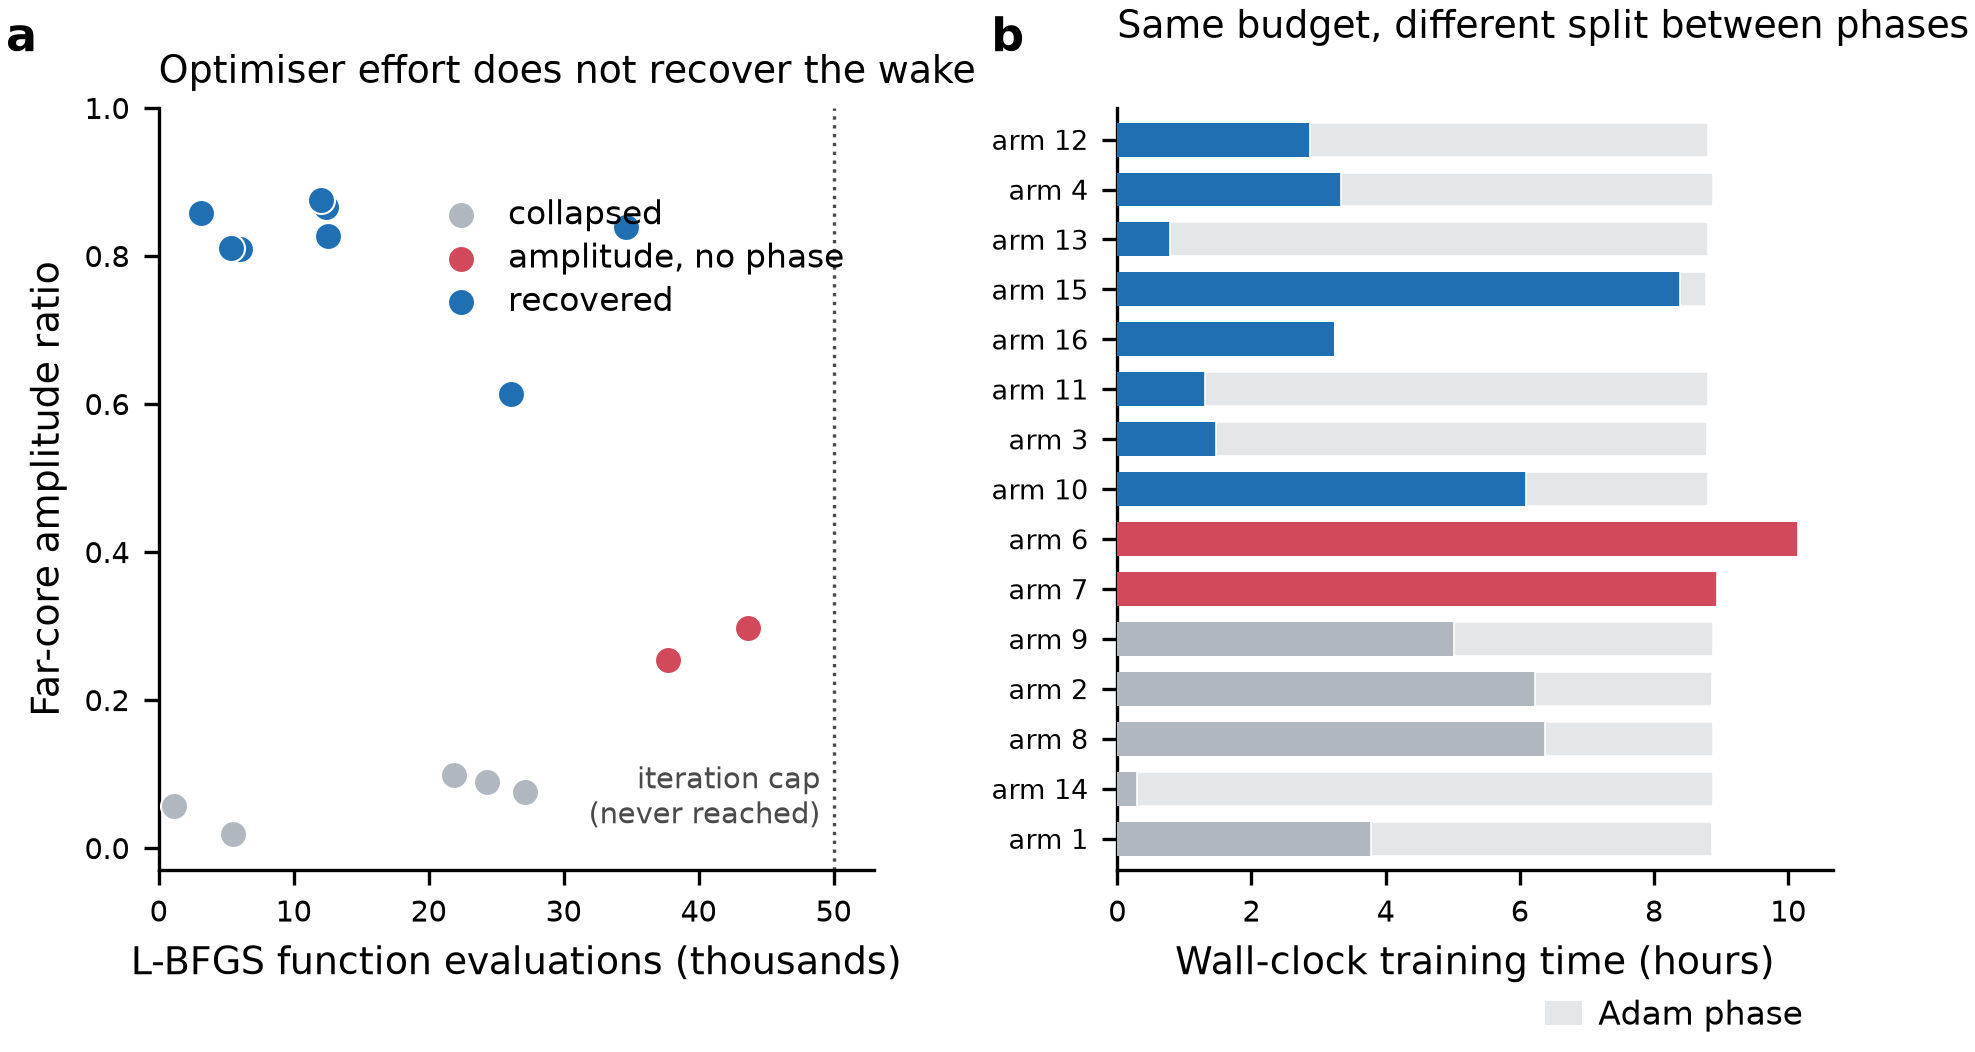

Generate this figure with Python:
"""Figure 5 - optimisation cost does not predict wake recovery.

One sentence this figure must make true:
    Every arm converged on its own terms, and the arms that spent the most
    optimiser effort are not the ones that recovered the wake.

This is the figure that rules out "it just needed longer to train" as an
explanation for the collapse.
"""
import os
import sys

sys.path.insert(0, os.path.dirname(os.path.abspath(__file__)))

import matplotlib.pyplot as plt
import numpy as np
from fig_common import (load, style, save, panel_letter, check_overlaps,
                        C_COLLAPSED, C_FALSE, C_RECOVERED, C_REF, REGIME_COLOR)

style()
df = load()

fig, (ax, ax2) = plt.subplots(1, 2, figsize=(7.2, 3.3),
                              gridspec_kw=dict(wspace=0.34))

# ---------------------------------------------------------------- panel a
# L-BFGS evaluations against amplitude. If longer training explained the
# collapse, this would trend upward. It does not.
for rg in ("collapsed", "amplitude, no phase", "recovered"):
    s = df[df.regime == rg]
    ax.scatter(s.lbfgs_nf / 1000, s.amp_far_core, s=42, label=rg,
               color=REGIME_COLOR[rg], edgecolor="white", linewidth=0.5,
               zorder=3)
CAP = df.LBFGSMaxit.iloc[0] / 1000
ax.axvline(CAP, color=C_REF, lw=0.8, ls=":", zorder=1)
ax.text(CAP - 1.0, 0.02, "iteration cap\n(never reached)", fontsize=7,
        color=C_REF, ha="right", va="bottom")
ax.set_xlabel("L-BFGS function evaluations (thousands)")
ax.set_ylabel("Far-core amplitude ratio")
ax.set_xlim(0, CAP + 3)
ax.set_ylim(-0.03, 1.0)
ax.set_title("Optimiser effort does not recover the wake")
ax.legend(loc="upper right", handletextpad=0.4, labelspacing=0.3,
          bbox_to_anchor=(1.0, 0.92))

# ---------------------------------------------------------------- panel b
# Where the wall-clock time went. Every arm ran the same 9 h budget; the split
# between the two optimiser phases is what differs.
d = df.sort_values("amp_far_core")
y = np.arange(len(d))
ax2.barh(y, d.lbfgs_s / 3600, 0.68, color=d.color, zorder=3)
ax2.barh(y, d.adam_s / 3600, 0.68, left=d.lbfgs_s / 3600, color="#E4E7EA",
         zorder=3, edgecolor="white", linewidth=0.4)
# The bar colour already encodes regime (threaded from panel a), so the phase
# legend keys only the pale Adam segment; the filled segment is named in text.
ax2.barh(np.nan, np.nan, color="#E4E7EA", label="Adam phase")
ax2.set_yticks(y)
ax2.set_yticklabels([f"arm {int(a)}" for a in d.arm], fontsize=6.5)
ax2.set_xlabel("Wall-clock training time (hours)")
ax2.set_title("Same budget, different split between phases\n")
# Legend below the x-axis label: every horizontal band inside the axes is
# occupied by a bar, so an in-axes placement would sit on data.
ax2.legend(loc="upper right", bbox_to_anchor=(1.0, -0.13),
           handlelength=1.1, handletextpad=0.5)
ax2.margins(y=0.02)

panel_letter(ax, "a", dx=-0.17, dy=1.06)
panel_letter(ax2, "b", dx=-0.13, dy=1.06)

fig.canvas.draw()
bad = check_overlaps(fig)
if bad:
    print("text collisions:", bad)
print(save(fig, "fig5_cost"))
